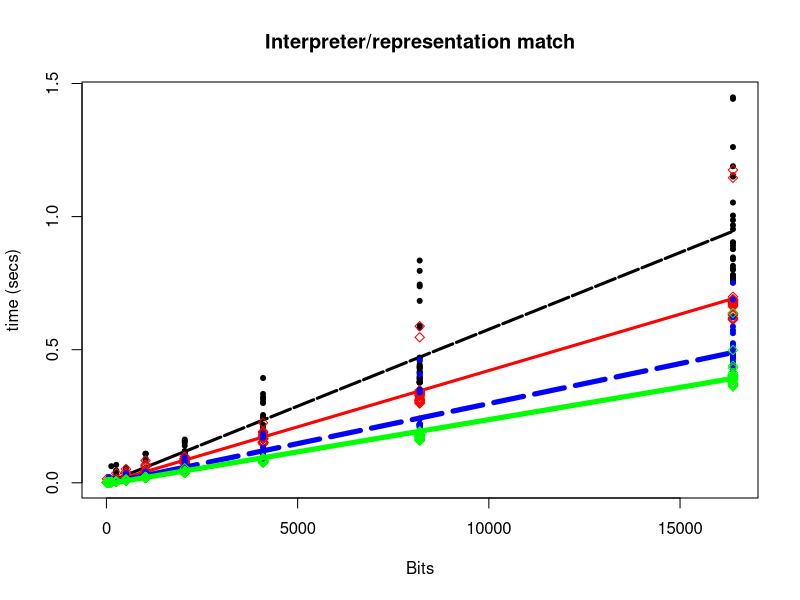

This chart was generated by the following R code:
bv.base <- read.csv( "bv_bitflip_base.dat.csv", sep=';' )
bs.base <- read.csv( "bs_bitflip_base.dat.csv", sep=';' )
bs.opt <- read.csv( "bs_bitflip_5.10.dat.csv", sep=';' )
bv.opt <- read.csv( "bv_bitflip_5.10.dat.csv", sep=';' )
bs.opt.lm <- lm( bs.opt$Time ~ bs.opt$Bits )
bs.base.lm <- lm( bs.base$Time ~ bs.base$Bits )
bv.base.lm <- lm( bv.base$Time ~ bv.base$Bits )
bv.opt.lm <- lm( bv.opt$Time ~ bv.opt$Bits )

plot( bv.base$Time ~ bv.base$Bits, pch=20, xlab='Bits', ylab='time (secs)', main='Interpreter/representation match' )
lines( bv.base$Bits, fitted(bv.base.lm ), lty='dashed', lwd=3)
points( bv.opt$Time ~ bv.opt$Bits,col='red', pch=23 )
lines( bv.opt$Bits, fitted(bv.opt.lm), col='red', lwd=3)
points( bs.base$Time ~ bs.base$Bits, pch=20,col='blue' )
lines( bs.base$Bits, fitted(bs.base.lm ), col='blue', lty='dashed', lwd=5)
points( bs.opt$Time ~ bs.opt$Bits,col='green', pch=23 )
lines( bs.opt$Bits, fitted(bs.opt.lm), col='green', lwd=5)